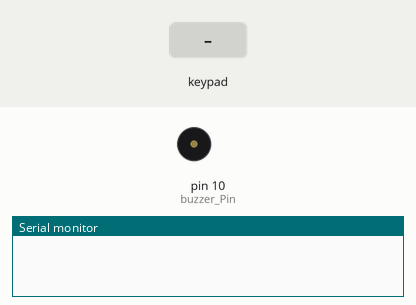
A sketch run on a simulated Arduino Uno, built with avr-gcc and run on an emulated ATmega328P. On the bench: buzzer (waves = sounding), the last lines printed to the serial monitor. Inputs (shaded band) come from the test bench.

Above: at 1.2 s.
1.3 s: key '1' pressed
At 1.9 s:
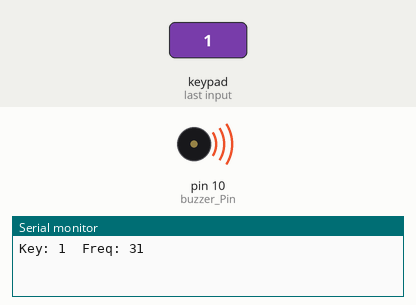
2.8 s: keypad keys 5 4 3 2 D pressed 0.4 s apart
At 5.3 s:
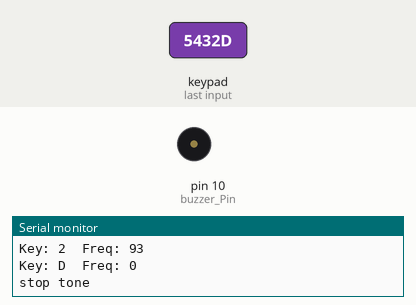
6.3 s: key 'A' pressed
At 6.7 s:
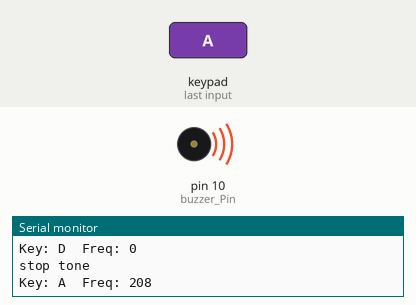
7.8 s: keypad keys 5 4 3 2 # pressed 0.4 s apart
At 8.9 s:
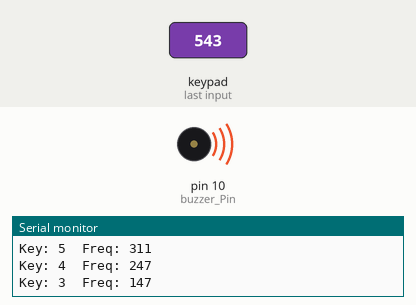
11.3 s: key 'B' pressed
At 12.4 s:
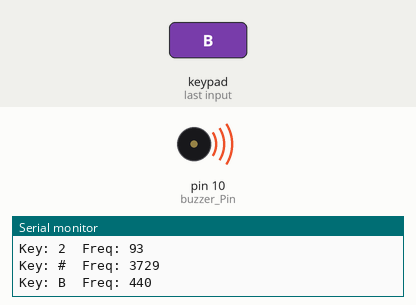
12.8 s: keypad keys 5 4 3 2 * pressed 0.4 s apart
At 13.4 s:
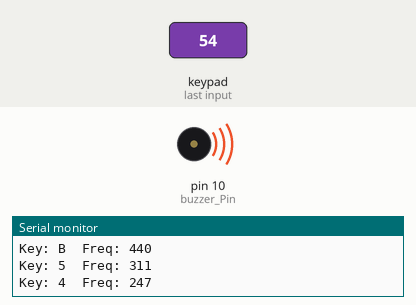
Timing chart, 0 to 15.9 s (numbered marks = the images above; inputs shaded):
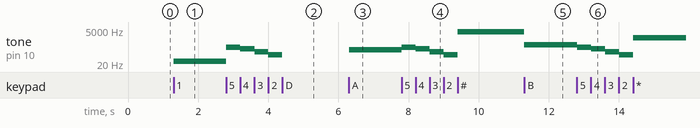

The sketch:

Day_12.ino
```cpp
/* Day 12 - Can you hear us - buzzzer
 *  ShawKai 6 jan 2024
 */
#include <Keypad.h>
#include <Key.h>

const byte ROWS = 4, COLS = 4;
const byte ROW_Pins[ROWS] = {5, 4, 3, 2}, COL_Pins[COLS] = {6, 7, 8, 9};
const char buttons[ROWS][COLS] = {
  {'1', '2', '3', 'A'},
  {'4', '5', '6', 'B'},
  {'7', '8', '9', 'C'},
  {'*', '0', '#', 'D'}
};
Keypad heroKeypad = Keypad(makeKeymap(buttons), ROW_Pins, COL_Pins, ROWS, COLS);

const unsigned int tones[ROWS][COLS] = {
  {31,     93,  147, 208},
  {247,   311,  370, 440},
  {523,   587,  698, 880},
  {1397, 2637, 3729,   0}
};

const byte buzzer_Pin = 10;

void setup() {
  Serial.begin(9600);
}

void loop() {
  char pressedButton = heroKeypad.waitForKey();

  unsigned int toneFrequency = 0;
  for (byte i = 0; i < ROWS; i++) {
    for (byte j = 0; j < COLS; j++) {
      if (pressedButton == buttons[i][j]) {
        toneFrequency = tones[i][j];
      }
    }
  }

  Serial.print("Key: ");
  Serial.print(pressedButton);
  Serial.print("  Freq: ");
  Serial.println(toneFrequency);

  if (toneFrequency > 0){
    tone(buzzer_Pin, toneFrequency);
  } else {
    Serial.println("stop tone");
    noTone(buzzer_Pin);
  }
}
```

Measured:
- after the input at 1.3 s, tone on pin 10 (buzzer_Pin): silent → 31 Hz at once
- after the input at 2.8 s, tone on pin 10 (buzzer_Pin): plays 311 Hz for 0.40 s, 247 Hz for 0.40 s, 147 Hz for 0.39 s, 93 Hz for 0.40 s, starting at once
- after the input at 6.3 s, tone on pin 10 (buzzer_Pin): silent → 208 Hz at once
- after the input at 7.8 s, tone on pin 10 (buzzer_Pin): plays 311 Hz for 0.40 s, 247 Hz for 0.39 s, 147 Hz for 0.40 s, 93 Hz for 0.40 s, 3729 Hz for 1.9 s, starting at once
- after the input at 11.3 s, tone on pin 10 (buzzer_Pin): 3729 Hz → 440 Hz at once
- after the input at 12.8 s, tone on pin 10 (buzzer_Pin): plays 311 Hz for 0.39 s, 247 Hz for 0.40 s, 147 Hz for 0.40 s, 93 Hz for 0.40 s, 1397 Hz for 2.9 s, starting at once
